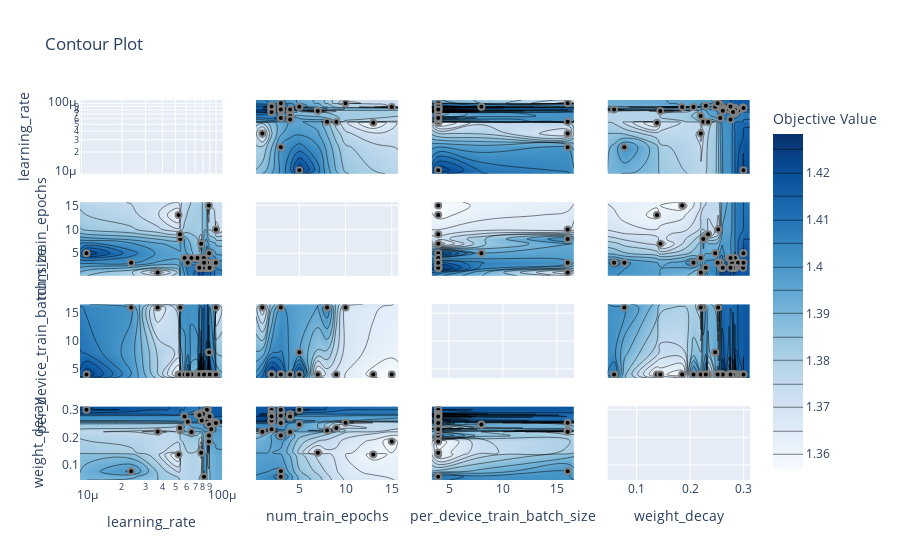

This figure's notebook cell:
### Code cell
optuna.visualization.plot_contour(study).show()

### Figure 1 — Plotly figure (JSON) as saved in the notebook; plotly's stock layout.template omitted (floating-point values rounded to 4 significant figures; data arrays with more than 128 entries replaced by an {"elided": "..."} marker saying what was removed)
{"data": [{"type": "scatter", "xaxis": "x", "yaxis": "y"}, {"colorbar": {"title": {"text": "Objective Value"}}, "colorscale": [[0, "rgb(247,251,255)"], [0.125, "rgb(222,235,247)"], [0.25, "rgb(198,219,239)"], [0.375, "rgb(158,202,225)"], [0.5, "rgb(107,174,214)"], [0.625, "rgb(66,146,198)"], [0.75, "rgb(33,113,181)"], [0.875, "rgb(8,81,156)"], [1, "rgb(8,48,107)"]], "connectgaps": true, "contours": {"coloring": "heatmap"}, "hoverinfo": "none", "line": {"smoothing": 1.3}, "reversescale": false, "showscale": true, "type": "contour", "x": [9.757e-06, 1.09e-05, 2.341e-05, 3.685e-05, 5.271e-05, 5.398e-05, 5.425e-05, 5.84e-05, 6.168e-05, 6.567e-05, 7.279e-05, 7.453e-05, 7.529e-05, 7.757e-05, 7.835e-05, 7.888e-05, 8.003e-05, 8.116e-05, 8.152e-05, 8.17e-05, 8.434e-05, 8.466e-05, 8.55e-05, 8.562e-05, 8.578e-05, 8.682e-05, 8.708e-05, 8.856e-05, 8.873e-05, 8.892e-05, 8.959e-05, 9.212e-05, 9.655e-05, 9.98e-05, 9.984e-05, 0.0001115], "xaxis": "x5", "y": [0.3, 1, 2, 3, 4, 5, 7, 8, 9, 10, 13, 15, 15.7], "yaxis": "y5", "z": {"elided": "13x36 float values"}}, {"marker": {"color": "black", "line": {"color": "Gray", "width": 2}}, "mode": "markers", "name": "Feasible Trial", "showlegend": false, "type": "scatter", "x": [8.856e-05, 5.425e-05, 3.685e-05, 2.341e-05, 1.09e-05, 5.271e-05, 7.279e-05, 9.984e-05, 7.757e-05, 5.398e-05, 8.116e-05, 8.434e-05, 8.682e-05, 8.466e-05, 8.578e-05, 8.873e-05, 8.55e-05, 9.655e-05, 7.888e-05, 6.567e-05, 8.892e-05, 8.17e-05, 8.708e-05, 5.84e-05, 8.562e-05, 7.453e-05, 6.168e-05, 7.835e-05, 9.212e-05, 8.003e-05, 7.529e-05, 9.98e-05, 8.959e-05, 8.152e-05], "xaxis": "x5", "y": [15, 8, 1, 3, 5, 13, 4, 10, 7, 9, 4, 2, 2, 2, 2, 3, 2, 3, 3, 4, 5, 3, 2, 4, 3, 2, 3, 2, 2, 2, 2, 3, 2, 3], "yaxis": "y5"}, {"colorbar": {"title": {"text": "Objective Value"}}, "colorscale": [[0, "rgb(247,251,255)"], [0.125, "rgb(222,235,247)"], [0.25, "rgb(198,219,239)"], [0.375, "rgb(158,202,225)"], [0.5, "rgb(107,174,214)"], [0.625, "rgb(66,146,198)"], [0.75, "rgb(33,113,181)"], [0.875, "rgb(8,81,156)"], [1, "rgb(8,48,107)"]], "connectgaps": true, "contours": {"coloring": "heatmap"}, "hoverinfo": "none", "line": {"smoothing": 1.3}, "reversescale": false, "showscale": false, "type": "contour", "x": [9.757e-06, 1.09e-05, 2.341e-05, 3.685e-05, 5.271e-05, 5.398e-05, 5.425e-05, 5.84e-05, 6.168e-05, 6.567e-05, 7.279e-05, 7.453e-05, 7.529e-05, 7.757e-05, 7.835e-05, 7.888e-05, 8.003e-05, 8.116e-05, 8.152e-05, 8.17e-05, 8.434e-05, 8.466e-05, 8.55e-05, 8.562e-05, 8.578e-05, 8.682e-05, 8.708e-05, 8.856e-05, 8.873e-05, 8.892e-05, 8.959e-05, 9.212e-05, 9.655e-05, 9.98e-05, 9.984e-05, 0.0001115], "xaxis": "x9", "y": [3.4, 4, 8, 16, 16.6], "yaxis": "y9", "z": {"elided": "5x36 float values"}}, {"marker": {"color": "black", "line": {"color": "Gray", "width": 2}}, "mode": "markers", "name": "Feasible Trial", "showlegend": false, "type": "scatter", "x": [8.856e-05, 5.425e-05, 3.685e-05, 2.341e-05, 1.09e-05, 5.271e-05, 7.279e-05, 9.984e-05, 7.757e-05, 5.398e-05, 8.116e-05, 8.434e-05, 8.682e-05, 8.466e-05, 8.578e-05, 8.873e-05, 8.55e-05, 9.655e-05, 7.888e-05, 6.567e-05, 8.892e-05, 8.17e-05, 8.708e-05, 5.84e-05, 8.562e-05, 7.453e-05, 6.168e-05, 7.835e-05, 9.212e-05, 8.003e-05, 7.529e-05, 9.98e-05, 8.959e-05, 8.152e-05], "xaxis": "x9", "y": [4, 16, 16, 16, 4, 4, 4, 16, 4, 4, 4, 4, 4, 4, 4, 4, 4, 4, 4, 4, 8, 4, 4, 4, 4, 4, 4, 4, 4, 4, 4, 4, 4, 4], "yaxis": "y9"}, {"colorbar": {"title": {"text": "Objective Value"}}, "colorscale": [[0, "rgb(247,251,255)"], [0.125, "rgb(222,235,247)"], [0.25, "rgb(198,219,239)"], [0.375, "rgb(158,202,225)"], [0.5, "rgb(107,174,214)"], [0.625, "rgb(66,146,198)"], [0.75, "rgb(33,113,181)"], [0.875, "rgb(8,81,156)"], [1, "rgb(8,48,107)"]], "connectgaps": true, "contours": {"coloring": "heatmap"}, "hoverinfo": "none", "line": {"smoothing": 1.3}, "reversescale": false, "showscale": false, "type": "contour", "x": [9.757e-06, 1.09e-05, 2.341e-05, 3.685e-05, 5.271e-05, 5.398e-05, 5.425e-05, 5.84e-05, 6.168e-05, 6.567e-05, 7.279e-05, 7.453e-05, 7.529e-05, 7.757e-05, 7.835e-05, 7.888e-05, 8.003e-05, 8.116e-05, 8.152e-05, 8.17e-05, 8.434e-05, 8.466e-05, 8.55e-05, 8.562e-05, 8.578e-05, 8.682e-05, 8.708e-05, 8.856e-05, 8.873e-05, 8.892e-05, 8.959e-05, 9.212e-05, 9.655e-05, 9.98e-05, 9.984e-05, 0.0001115], "xaxis": "x13", "y": [0.04604, 0.05812, 0.07719, 0.1382, 0.1444, 0.1852, 0.2063, 0.2197, 0.22, 0.2246, 0.2293, 0.2337, 0.2468, 0.2514, 0.2524, 0.2553, 0.2563, 0.2585, 0.2587, 0.2601, 0.2609, 0.2729, 0.2753, 0.2754, 0.2783, 0.2787, 0.2801, 0.2806, 0.2837, 0.2837, 0.284, 0.2894, 0.2988, 0.2996, 0.2997, 0.3118], "yaxis": "y13", "z": {"elided": "36x36 float values"}}, {"marker": {"color": "black", "line": {"color": "Gray", "width": 2}}, "mode": "markers", "name": "Feasible Trial", "showlegend": false, "type": "scatter", "x": [8.856e-05, 5.425e-05, 3.685e-05, 2.341e-05, 1.09e-05, 5.271e-05, 7.279e-05, 9.984e-05, 7.757e-05, 5.398e-05, 8.116e-05, 8.434e-05, 8.682e-05, 8.466e-05, 8.578e-05, 8.873e-05, 8.55e-05, 9.655e-05, 7.888e-05, 6.567e-05, 8.892e-05, 8.17e-05, 8.708e-05, 5.84e-05, 8.562e-05, 7.453e-05, 6.168e-05, 7.835e-05, 9.212e-05, 8.003e-05, 7.529e-05, 9.98e-05, 8.959e-05, 8.152e-05], "xaxis": "x13", "y": [0.1852, 0.2246, 0.22, 0.07719, 0.2996, 0.1382, 0.2837, 0.2524, 0.1444, 0.2337, 0.2729, 0.2787, 0.2601, 0.2587, 0.2585, 0.2063, 0.2837, 0.2553, 0.2894, 0.2197, 0.2468, 0.2783, 0.2988, 0.2754, 0.2997, 0.2806, 0.2563, 0.2609, 0.2293, 0.284, 0.2801, 0.2514, 0.2753, 0.05812], "yaxis": "y13"}, {"colorbar": {"title": {"text": "Objective Value"}}, "colorscale": [[0, "rgb(247,251,255)"], [0.125, "rgb(222,235,247)"], [0.25, "rgb(198,219,239)"], [0.375, "rgb(158,202,225)"], [0.5, "rgb(107,174,214)"], [0.625, "rgb(66,146,198)"], [0.75, "rgb(33,113,181)"], [0.875, "rgb(8,81,156)"], [1, "rgb(8,48,107)"]], "connectgaps": true, "contours": {"coloring": "heatmap"}, "hoverinfo": "none", "line": {"smoothing": 1.3}, "reversescale": false, "showscale": false, "type": "contour", "x": [0.3, 1, 2, 3, 4, 5, 7, 8, 9, 10, 13, 15, 15.7], "xaxis": "x2", "y": [9.757e-06, 1.09e-05, 2.341e-05, 3.685e-05, 5.271e-05, 5.398e-05, 5.425e-05, 5.84e-05, 6.168e-05, 6.567e-05, 7.279e-05, 7.453e-05, 7.529e-05, 7.757e-05, 7.835e-05, 7.888e-05, 8.003e-05, 8.116e-05, 8.152e-05, 8.17e-05, 8.434e-05, 8.466e-05, 8.55e-05, 8.562e-05, 8.578e-05, 8.682e-05, 8.708e-05, 8.856e-05, 8.873e-05, 8.892e-05, 8.959e-05, 9.212e-05, 9.655e-05, 9.98e-05, 9.984e-05, 0.0001115], "yaxis": "y2", "z": {"elided": "36x13 float values"}}, {"marker": {"color": "black", "line": {"color": "Gray", "width": 2}}, "mode": "markers", "name": "Feasible Trial", "showlegend": false, "type": "scatter", "x": [15, 8, 1, 3, 5, 13, 4, 10, 7, 9, 4, 2, 2, 2, 2, 3, 2, 3, 3, 4, 5, 3, 2, 4, 3, 2, 3, 2, 2, 2, 2, 3, 2, 3], "xaxis": "x2", "y": [8.856e-05, 5.425e-05, 3.685e-05, 2.341e-05, 1.09e-05, 5.271e-05, 7.279e-05, 9.984e-05, 7.757e-05, 5.398e-05, 8.116e-05, 8.434e-05, 8.682e-05, 8.466e-05, 8.578e-05, 8.873e-05, 8.55e-05, 9.655e-05, 7.888e-05, 6.567e-05, 8.892e-05, 8.17e-05, 8.708e-05, 5.84e-05, 8.562e-05, 7.453e-05, 6.168e-05, 7.835e-05, 9.212e-05, 8.003e-05, 7.529e-05, 9.98e-05, 8.959e-05, 8.152e-05], "yaxis": "y2"}, {"type": "scatter", "xaxis": "x6", "yaxis": "y6"}, {"colorbar": {"title": {"text": "Objective Value"}}, "colorscale": [[0, "rgb(247,251,255)"], [0.125, "rgb(222,235,247)"], [0.25, "rgb(198,219,239)"], [0.375, "rgb(158,202,225)"], [0.5, "rgb(107,174,214)"], [0.625, "rgb(66,146,198)"], [0.75, "rgb(33,113,181)"], [0.875, "rgb(8,81,156)"], [1, "rgb(8,48,107)"]], "connectgaps": true, "contours": {"coloring": "heatmap"}, "hoverinfo": "none", "line": {"smoothing": 1.3}, "reversescale": false, "showscale": false, "type": "contour", "x": [0.3, 1, 2, 3, 4, 5, 7, 8, 9, 10, 13, 15, 15.7], "xaxis": "x10", "y": [3.4, 4, 8, 16, 16.6], "yaxis": "y10", "z": [[null, null, null, null, null, null, null, null, null, null, null, null, null], [null, null, 1.428, 1.417, 1.398, 1.424, 1.361, null, 1.368, null, 1.358, 1.357, null], [null, null, null, null, null, 1.395, null, null, null, null, null, null, null], [null, 1.365, null, 1.401, null, null, null, 1.405, null, 1.368, null, null, null], [null, null, null, null, null, null, null, null, null, null, null, null, null]]}, {"marker": {"color": "black", "line": {"color": "Gray", "width": 2}}, "mode": "markers", "name": "Feasible Trial", "showlegend": false, "type": "scatter", "x": [15, 8, 1, 3, 5, 13, 4, 10, 7, 9, 4, 2, 2, 2, 2, 3, 2, 3, 3, 4, 5, 3, 2, 4, 3, 2, 3, 2, 2, 2, 2, 3, 2, 3], "xaxis": "x10", "y": [4, 16, 16, 16, 4, 4, 4, 16, 4, 4, 4, 4, 4, 4, 4, 4, 4, 4, 4, 4, 8, 4, 4, 4, 4, 4, 4, 4, 4, 4, 4, 4, 4, 4], "yaxis": "y10"}, {"colorbar": {"title": {"text": "Objective Value"}}, "colorscale": [[0, "rgb(247,251,255)"], [0.125, "rgb(222,235,247)"], [0.25, "rgb(198,219,239)"], [0.375, "rgb(158,202,225)"], [0.5, "rgb(107,174,214)"], [0.625, "rgb(66,146,198)"], [0.75, "rgb(33,113,181)"], [0.875, "rgb(8,81,156)"], [1, "rgb(8,48,107)"]], "connectgaps": true, "contours": {"coloring": "heatmap"}, "hoverinfo": "none", "line": {"smoothing": 1.3}, "reversescale": false, "showscale": false, "type": "contour", "x": [0.3, 1, 2, 3, 4, 5, 7, 8, 9, 10, 13, 15, 15.7], "xaxis": "x14", "y": [0.04604, 0.05812, 0.07719, 0.1382, 0.1444, 0.1852, 0.2063, 0.2197, 0.22, 0.2246, 0.2293, 0.2337, 0.2468, 0.2514, 0.2524, 0.2553, 0.2563, 0.2585, 0.2587, 0.2601, 0.2609, 0.2729, 0.2753, 0.2754, 0.2783, 0.2787, 0.2801, 0.2806, 0.2837, 0.2837, 0.284, 0.2894, 0.2988, 0.2996, 0.2997, 0.3118], "yaxis": "y14", "z": {"elided": "36x13 float values"}}, {"marker": {"color": "black", "line": {"color": "Gray", "width": 2}}, "mode": "markers", "name": "Feasible Trial", "showlegend": false, "type": "scatter", "x": [15, 8, 1, 3, 5, 13, 4, 10, 7, 9, 4, 2, 2, 2, 2, 3, 2, 3, 3, 4, 5, 3, 2, 4, 3, 2, 3, 2, 2, 2, 2, 3, 2, 3], "xaxis": "x14", "y": [0.1852, 0.2246, 0.22, 0.07719, 0.2996, 0.1382, 0.2837, 0.2524, 0.1444, 0.2337, 0.2729, 0.2787, 0.2601, 0.2587, 0.2585, 0.2063, 0.2837, 0.2553, 0.2894, 0.2197, 0.2468, 0.2783, 0.2988, 0.2754, 0.2997, 0.2806, 0.2563, 0.2609, 0.2293, 0.284, 0.2801, 0.2514, 0.2753, 0.05812], "yaxis": "y14"}, {"colorbar": {"title": {"text": "Objective Value"}}, "colorscale": [[0, "rgb(247,251,255)"], [0.125, "rgb(222,235,247)"], [0.25, "rgb(198,219,239)"], [0.375, "rgb(158,202,225)"], [0.5, "rgb(107,174,214)"], [0.625, "rgb(66,146,198)"], [0.75, "rgb(33,113,181)"], [0.875, "rgb(8,81,156)"], [1, "rgb(8,48,107)"]], "connectgaps": true, "contours": {"coloring": "heatmap"}, "hoverinfo": "none", "line": {"smoothing": 1.3}, "reversescale": false, "showscale": false, "type": "contour", "x": [3.4, 4, 8, 16, 16.6], "xaxis": "x3", "y": [9.757e-06, 1.09e-05, 2.341e-05, 3.685e-05, 5.271e-05, 5.398e-05, 5.425e-05, 5.84e-05, 6.168e-05, 6.567e-05, 7.279e-05, 7.453e-05, 7.529e-05, 7.757e-05, 7.835e-05, 7.888e-05, 8.003e-05, 8.116e-05, 8.152e-05, 8.17e-05, 8.434e-05, 8.466e-05, 8.55e-05, 8.562e-05, 8.578e-05, 8.682e-05, 8.708e-05, 8.856e-05, 8.873e-05, 8.892e-05, 8.959e-05, 9.212e-05, 9.655e-05, 9.98e-05, 9.984e-05, 0.0001115], "yaxis": "y3", "z": {"elided": "36x5 float values"}}, {"marker": {"color": "black", "line": {"color": "Gray", "width": 2}}, "mode": "markers", "name": "Feasible Trial", "showlegend": false, "type": "scatter", "x": [4, 16, 16, 16, 4, 4, 4, 16, 4, 4, 4, 4, 4, 4, 4, 4, 4, 4, 4, 4, 8, 4, 4, 4, 4, 4, 4, 4, 4, 4, 4, 4, 4, 4], "xaxis": "x3", "y": [8.856e-05, 5.425e-05, 3.685e-05, 2.341e-05, 1.09e-05, 5.271e-05, 7.279e-05, 9.984e-05, 7.757e-05, 5.398e-05, 8.116e-05, 8.434e-05, 8.682e-05, 8.466e-05, 8.578e-05, 8.873e-05, 8.55e-05, 9.655e-05, 7.888e-05, 6.567e-05, 8.892e-05, 8.17e-05, 8.708e-05, 5.84e-05, 8.562e-05, 7.453e-05, 6.168e-05, 7.835e-05, 9.212e-05, 8.003e-05, 7.529e-05, 9.98e-05, 8.959e-05, 8.152e-05], "yaxis": "y3"}, {"colorbar": {"title": {"text": "Objective Value"}}, "colorscale": [[0, "rgb(247,251,255)"], [0.125, "rgb(222,235,247)"], [0.25, "rgb(198,219,239)"], [0.375, "rgb(158,202,225)"], [0.5, "rgb(107,174,214)"], [0.625, "rgb(66,146,198)"], [0.75, "rgb(33,113,181)"], [0.875, "rgb(8,81,156)"], [1, "rgb(8,48,107)"]], "connectgaps": true, "contours": {"coloring": "heatmap"}, "hoverinfo": "none", "line": {"smoothing": 1.3}, "reversescale": false, "showscale": false, "type": "contour", "x": [3.4, 4, 8, 16, 16.6], "xaxis": "x7", "y": [0.3, 1, 2, 3, 4, 5, 7, 8, 9, 10, 13, 15, 15.7], "yaxis": "y7", "z": [[null, null, null, null, null], [null, null, null, 1.365, null], [null, 1.428, null, null, null], [null, 1.417, null, 1.401, null], [null, 1.398, null, null, null], [null, 1.424, 1.395, null, null], [null, 1.361, null, null, null], [null, null, null, 1.405, null], [null, 1.368, null, null, null], [null, null, null, 1.368, null], [null, 1.358, null, null, null], [null, 1.357, null, null, null], [null, null, null, null, null]]}, {"marker": {"color": "black", "line": {"color": "Gray", "width": 2}}, "mode": "markers", "name": "Feasible Trial", "showlegend": false, "type": "scatter", "x": [4, 16, 16, 16, 4, 4, 4, 16, 4, 4, 4, 4, 4, 4, 4, 4, 4, 4, 4, 4, 8, 4, 4, 4, 4, 4, 4, 4, 4, 4, 4, 4, 4, 4], "xaxis": "x7", "y": [15, 8, 1, 3, 5, 13, 4, 10, 7, 9, 4, 2, 2, 2, 2, 3, 2, 3, 3, 4, 5, 3, 2, 4, 3, 2, 3, 2, 2, 2, 2, 3, 2, 3], "yaxis": "y7"}, {"type": "scatter", "xaxis": "x11", "yaxis": "y11"}, {"colorbar": {"title": {"text": "Objective Value"}}, "colorscale": [[0, "rgb(247,251,255)"], [0.125, "rgb(222,235,247)"], [0.25, "rgb(198,219,239)"], [0.375, "rgb(158,202,225)"], [0.5, "rgb(107,174,214)"], [0.625, "rgb(66,146,198)"], [0.75, "rgb(33,113,181)"], [0.875, "rgb(8,81,156)"], [1, "rgb(8,48,107)"]], "connectgaps": true, "contours": {"coloring": "heatmap"}, "hoverinfo": "none", "line": {"smoothing": 1.3}, "reversescale": false, "showscale": false, "type": "contour", "x": [3.4, 4, 8, 16, 16.6], "xaxis": "x15", "y": [0.04604, 0.05812, 0.07719, 0.1382, 0.1444, 0.1852, 0.2063, 0.2197, 0.22, 0.2246, 0.2293, 0.2337, 0.2468, 0.2514, 0.2524, 0.2553, 0.2563, 0.2585, 0.2587, 0.2601, 0.2609, 0.2729, 0.2753, 0.2754, 0.2783, 0.2787, 0.2801, 0.2806, 0.2837, 0.2837, 0.284, 0.2894, 0.2988, 0.2996, 0.2997, 0.3118], "yaxis": "y15", "z": {"elided": "36x5 float values"}}, {"marker": {"color": "black", "line": {"color": "Gray", "width": 2}}, "mode": "markers", "name": "Feasible Trial", "showlegend": false, "type": "scatter", "x": [4, 16, 16, 16, 4, 4, 4, 16, 4, 4, 4, 4, 4, 4, 4, 4, 4, 4, 4, 4, 8, 4, 4, 4, 4, 4, 4, 4, 4, 4, 4, 4, 4, 4], "xaxis": "x15", "y": [0.1852, 0.2246, 0.22, 0.07719, 0.2996, 0.1382, 0.2837, 0.2524, 0.1444, 0.2337, 0.2729, 0.2787, 0.2601, 0.2587, 0.2585, 0.2063, 0.2837, 0.2553, 0.2894, 0.2197, 0.2468, 0.2783, 0.2988, 0.2754, 0.2997, 0.2806, 0.2563, 0.2609, 0.2293, 0.284, 0.2801, 0.2514, 0.2753, 0.05812], "yaxis": "y15"}, {"colorbar": {"title": {"text": "Objective Value"}}, "colorscale": [[0, "rgb(247,251,255)"], [0.125, "rgb(222,235,247)"], [0.25, "rgb(198,219,239)"], [0.375, "rgb(158,202,225)"], [0.5, "rgb(107,174,214)"], [0.625, "rgb(66,146,198)"], [0.75, "rgb(33,113,181)"], [0.875, "rgb(8,81,156)"], [1, "rgb(8,48,107)"]], "connectgaps": true, "contours": {"coloring": "heatmap"}, "hoverinfo": "none", "line": {"smoothing": 1.3}, "reversescale": false, "showscale": false, "type": "contour", "x": [0.04604, 0.05812, 0.07719, 0.1382, 0.1444, 0.1852, 0.2063, 0.2197, 0.22, 0.2246, 0.2293, 0.2337, 0.2468, 0.2514, 0.2524, 0.2553, 0.2563, 0.2585, 0.2587, 0.2601, 0.2609, 0.2729, 0.2753, 0.2754, 0.2783, 0.2787, 0.2801, 0.2806, 0.2837, 0.2837, 0.284, 0.2894, 0.2988, 0.2996, 0.2997, 0.3118], "xaxis": "x4", "y": [9.757e-06, 1.09e-05, 2.341e-05, 3.685e-05, 5.271e-05, 5.398e-05, 5.425e-05, 5.84e-05, 6.168e-05, 6.567e-05, 7.279e-05, 7.453e-05, 7.529e-05, 7.757e-05, 7.835e-05, 7.888e-05, 8.003e-05, 8.116e-05, 8.152e-05, 8.17e-05, 8.434e-05, 8.466e-05, 8.55e-05, 8.562e-05, 8.578e-05, 8.682e-05, 8.708e-05, 8.856e-05, 8.873e-05, 8.892e-05, 8.959e-05, 9.212e-05, 9.655e-05, 9.98e-05, 9.984e-05, 0.0001115], "yaxis": "y4", "z": {"elided": "36x36 float values"}}, {"marker": {"color": "black", "line": {"color": "Gray", "width": 2}}, "mode": "markers", "name": "Feasible Trial", "showlegend": false, "type": "scatter", "x": [0.1852, 0.2246, 0.22, 0.07719, 0.2996, 0.1382, 0.2837, 0.2524, 0.1444, 0.2337, 0.2729, 0.2787, 0.2601, 0.2587, 0.2585, 0.2063, 0.2837, 0.2553, 0.2894, 0.2197, 0.2468, 0.2783, 0.2988, 0.2754, 0.2997, 0.2806, 0.2563, 0.2609, 0.2293, 0.284, 0.2801, 0.2514, 0.2753, 0.05812], "xaxis": "x4", "y": [8.856e-05, 5.425e-05, 3.685e-05, 2.341e-05, 1.09e-05, 5.271e-05, 7.279e-05, 9.984e-05, 7.757e-05, 5.398e-05, 8.116e-05, 8.434e-05, 8.682e-05, 8.466e-05, 8.578e-05, 8.873e-05, 8.55e-05, 9.655e-05, 7.888e-05, 6.567e-05, 8.892e-05, 8.17e-05, 8.708e-05, 5.84e-05, 8.562e-05, 7.453e-05, 6.168e-05, 7.835e-05, 9.212e-05, 8.003e-05, 7.529e-05, 9.98e-05, 8.959e-05, 8.152e-05], "yaxis": "y4"}, {"colorbar": {"title": {"text": "Objective Value"}}, "colorscale": [[0, "rgb(247,251,255)"], [0.125, "rgb(222,235,247)"], [0.25, "rgb(198,219,239)"], [0.375, "rgb(158,202,225)"], [0.5, "rgb(107,174,214)"], [0.625, "rgb(66,146,198)"], [0.75, "rgb(33,113,181)"], [0.875, "rgb(8,81,156)"], [1, "rgb(8,48,107)"]], "connectgaps": true, "contours": {"coloring": "heatmap"}, "hoverinfo": "none", "line": {"smoothing": 1.3}, "reversescale": false, "showscale": false, "type": "contour", "x": [0.04604, 0.05812, 0.07719, 0.1382, 0.1444, 0.1852, 0.2063, 0.2197, 0.22, 0.2246, 0.2293, 0.2337, 0.2468, 0.2514, 0.2524, 0.2553, 0.2563, 0.2585, 0.2587, 0.2601, 0.2609, 0.2729, 0.2753, 0.2754, 0.2783, 0.2787, 0.2801, 0.2806, 0.2837, 0.2837, 0.284, 0.2894, 0.2988, 0.2996, 0.2997, 0.3118], "xaxis": "x8", "y": [0.3, 1, 2, 3, 4, 5, 7, 8, 9, 10, 13, 15, 15.7], "yaxis": "y8", "z": {"elided": "13x36 float values"}}, {"marker": {"color": "black", "line": {"color": "Gray", "width": 2}}, "mode": "markers", "name": "Feasible Trial", "showlegend": false, "type": "scatter", "x": [0.1852, 0.2246, 0.22, 0.07719, 0.2996, 0.1382, 0.2837, 0.2524, 0.1444, 0.2337, 0.2729, 0.2787, 0.2601, 0.2587, 0.2585, 0.2063, 0.2837, 0.2553, 0.2894, 0.2197, 0.2468, 0.2783, 0.2988, 0.2754, 0.2997, 0.2806, 0.2563, 0.2609, 0.2293, 0.284, 0.2801, 0.2514, 0.2753, 0.05812], "xaxis": "x8", "y": [15, 8, 1, 3, 5, 13, 4, 10, 7, 9, 4, 2, 2, 2, 2, 3, 2, 3, 3, 4, 5, 3, 2, 4, 3, 2, 3, 2, 2, 2, 2, 3, 2, 3], "yaxis": "y8"}, {"colorbar": {"title": {"text": "Objective Value"}}, "colorscale": [[0, "rgb(247,251,255)"], [0.125, "rgb(222,235,247)"], [0.25, "rgb(198,219,239)"], [0.375, "rgb(158,202,225)"], [0.5, "rgb(107,174,214)"], [0.625, "rgb(66,146,198)"], [0.75, "rgb(33,113,181)"], [0.875, "rgb(8,81,156)"], [1, "rgb(8,48,107)"]], "connectgaps": true, "contours": {"coloring": "heatmap"}, "hoverinfo": "none", "line": {"smoothing": 1.3}, "reversescale": false, "showscale": false, "type": "contour", "x": [0.04604, 0.05812, 0.07719, 0.1382, 0.1444, 0.1852, 0.2063, 0.2197, 0.22, 0.2246, 0.2293, 0.2337, 0.2468, 0.2514, 0.2524, 0.2553, 0.2563, 0.2585, 0.2587, 0.2601, 0.2609, 0.2729, 0.2753, 0.2754, 0.2783, 0.2787, 0.2801, 0.2806, 0.2837, 0.2837, 0.284, 0.2894, 0.2988, 0.2996, 0.2997, 0.3118], "xaxis": "x12", "y": [3.4, 4, 8, 16, 16.6], "yaxis": "y12", "z": {"elided": "5x36 float values"}}, {"marker": {"color": "black", "line": {"color": "Gray", "width": 2}}, "mode": "markers", "name": "Feasible Trial", "showlegend": false, "type": "scatter", "x": [0.1852, 0.2246, 0.22, 0.07719, 0.2996, 0.1382, 0.2837, 0.2524, 0.1444, 0.2337, 0.2729, 0.2787, 0.2601, 0.2587, 0.2585, 0.2063, 0.2837, 0.2553, 0.2894, 0.2197, 0.2468, 0.2783, 0.2988, 0.2754, 0.2997, 0.2806, 0.2563, 0.2609, 0.2293, 0.284, 0.2801, 0.2514, 0.2753, 0.05812], "xaxis": "x12", "y": [4, 16, 16, 16, 4, 4, 4, 16, 4, 4, 4, 4, 4, 4, 4, 4, 4, 4, 4, 4, 8, 4, 4, 4, 4, 4, 4, 4, 4, 4, 4, 4, 4, 4], "yaxis": "y12"}, {"type": "scatter", "xaxis": "x16", "yaxis": "y16"}], "layout": {"title": {"text": "Contour Plot"}, "xaxis": {"anchor": "y", "domain": [0, 0.2125], "matches": "x13", "range": [-5.011, -3.953], "showticklabels": false, "type": "log"}, "xaxis10": {"anchor": "y10", "domain": [0.2625, 0.475], "matches": "x14", "range": [0.3, 15.7], "showticklabels": false}, "xaxis11": {"anchor": "y11", "domain": [0.525, 0.7375], "matches": "x15", "range": [3.4, 16.6], "showticklabels": false}, "xaxis12": {"anchor": "y12", "domain": [0.7875, 1], "matches": "x16", "range": [0.04604, 0.3118], "showticklabels": false}, "xaxis13": {"anchor": "y13", "domain": [0, 0.2125], "range": [-5.011, -3.953], "title": {"text": "learning_rate"}, "type": "log"}, "xaxis14": {"anchor": "y14", "domain": [0.2625, 0.475], "range": [0.3, 15.7], "title": {"text": "num_train_epochs"}}, "xaxis15": {"anchor": "y15", "domain": [0.525, 0.7375], "range": [3.4, 16.6], "title": {"text": "per_device_train_batch_size"}}, "xaxis16": {"anchor": "y16", "domain": [0.7875, 1], "range": [0.04604, 0.3118], "title": {"text": "weight_decay"}}, "xaxis2": {"anchor": "y2", "domain": [0.2625, 0.475], "matches": "x14", "range": [0.3, 15.7], "showticklabels": false}, "xaxis3": {"anchor": "y3", "domain": [0.525, 0.7375], "matches": "x15", "range": [3.4, 16.6], "showticklabels": false}, "xaxis4": {"anchor": "y4", "domain": [0.7875, 1], "matches": "x16", "range": [0.04604, 0.3118], "showticklabels": false}, "xaxis5": {"anchor": "y5", "domain": [0, 0.2125], "matches": "x13", "range": [-5.011, -3.953], "showticklabels": false, "type": "log"}, "xaxis6": {"anchor": "y6", "domain": [0.2625, 0.475], "matches": "x14", "range": [0.3, 15.7], "showticklabels": false}, "xaxis7": {"anchor": "y7", "domain": [0.525, 0.7375], "matches": "x15", "range": [3.4, 16.6], "showticklabels": false}, "xaxis8": {"anchor": "y8", "domain": [0.7875, 1], "matches": "x16", "range": [0.04604, 0.3118], "showticklabels": false}, "xaxis9": {"anchor": "y9", "domain": [0, 0.2125], "matches": "x13", "range": [-5.011, -3.953], "showticklabels": false, "type": "log"}, "yaxis": {"anchor": "x", "domain": [0.8063, 1], "range": [-5.011, -3.953], "title": {"text": "learning_rate"}, "type": "log"}, "yaxis10": {"anchor": "x10", "domain": [0.2687, 0.4625], "matches": "y9", "range": [3.4, 16.6], "showticklabels": false}, "yaxis11": {"anchor": "x11", "domain": [0.2687, 0.4625], "matches": "y9", "range": [3.4, 16.6], "showticklabels": false}, "yaxis12": {"anchor": "x12", "domain": [0.2687, 0.4625], "matches": "y9", "range": [3.4, 16.6], "showticklabels": false}, "yaxis13": {"anchor": "x13", "domain": [0, 0.1938], "range": [0.04604, 0.3118], "title": {"text": "weight_decay"}}, "yaxis14": {"anchor": "x14", "domain": [0, 0.1938], "matches": "y13", "range": [0.04604, 0.3118], "showticklabels": false}, "yaxis15": {"anchor": "x15", "domain": [0, 0.1938], "matches": "y13", "range": [0.04604, 0.3118], "showticklabels": false}, "yaxis16": {"anchor": "x16", "domain": [0, 0.1938], "matches": "y13", "range": [0.04604, 0.3118], "showticklabels": false}, "yaxis2": {"anchor": "x2", "domain": [0.8063, 1], "matches": "y", "range": [-5.011, -3.953], "showticklabels": false, "type": "log"}, "yaxis3": {"anchor": "x3", "domain": [0.8063, 1], "matches": "y", "range": [-5.011, -3.953], "showticklabels": false, "type": "log"}, "yaxis4": {"anchor": "x4", "domain": [0.8063, 1], "matches": "y", "range": [-5.011, -3.953], "showticklabels": false, "type": "log"}, "yaxis5": {"anchor": "x5", "domain": [0.5375, 0.7312], "range": [0.3, 15.7], "title": {"text": "num_train_epochs"}}, "yaxis6": {"anchor": "x6", "domain": [0.5375, 0.7312], "matches": "y5", "range": [0.3, 15.7], "showticklabels": false}, "yaxis7": {"anchor": "x7", "domain": [0.5375, 0.7312], "matches": "y5", "range": [0.3, 15.7], "showticklabels": false}, "yaxis8": {"anchor": "x8", "domain": [0.5375, 0.7312], "matches": "y5", "range": [0.3, 15.7], "showticklabels": false}, "yaxis9": {"anchor": "x9", "domain": [0.2687, 0.4625], "range": [3.4, 16.6], "title": {"text": "per_device_train_batch_size"}}}}
